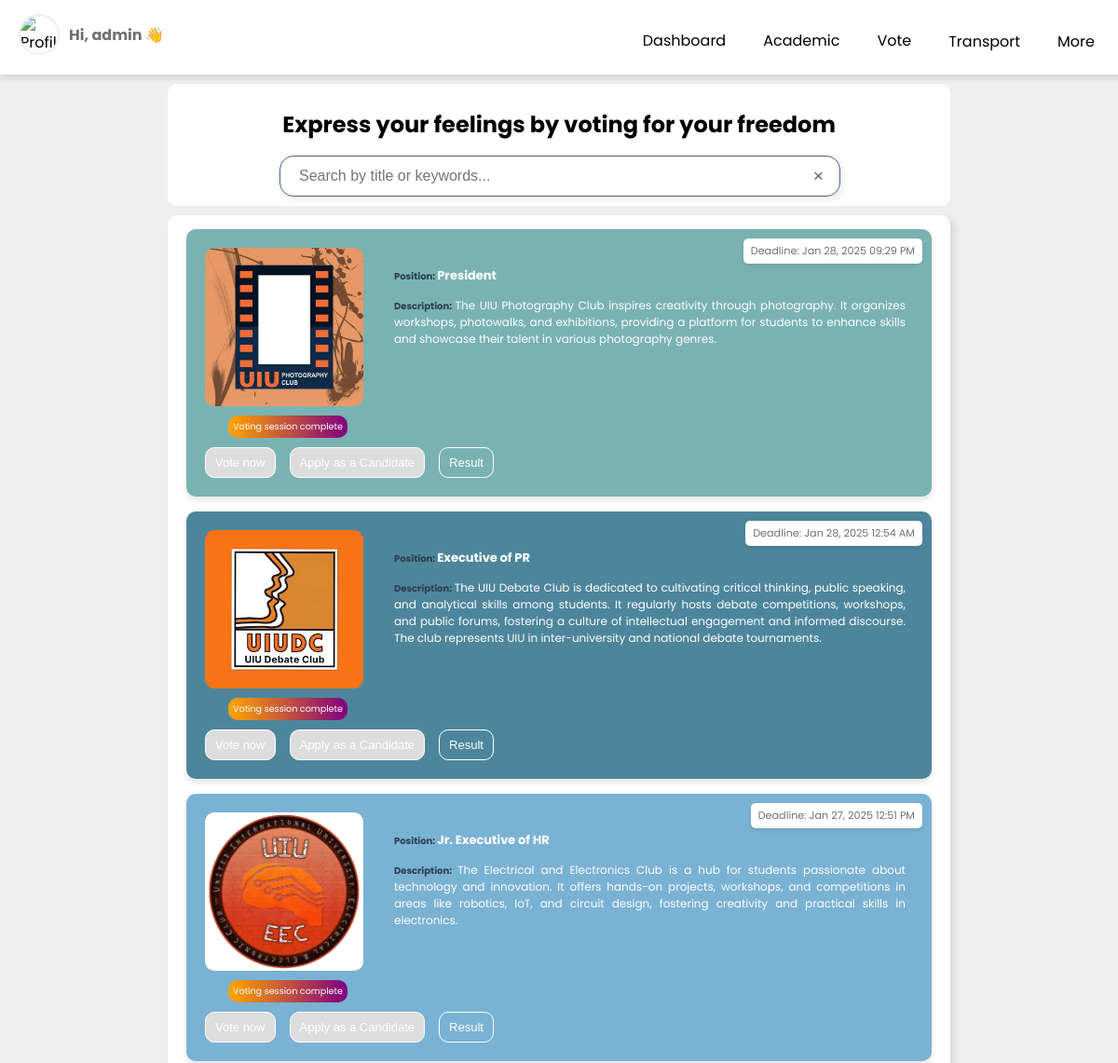
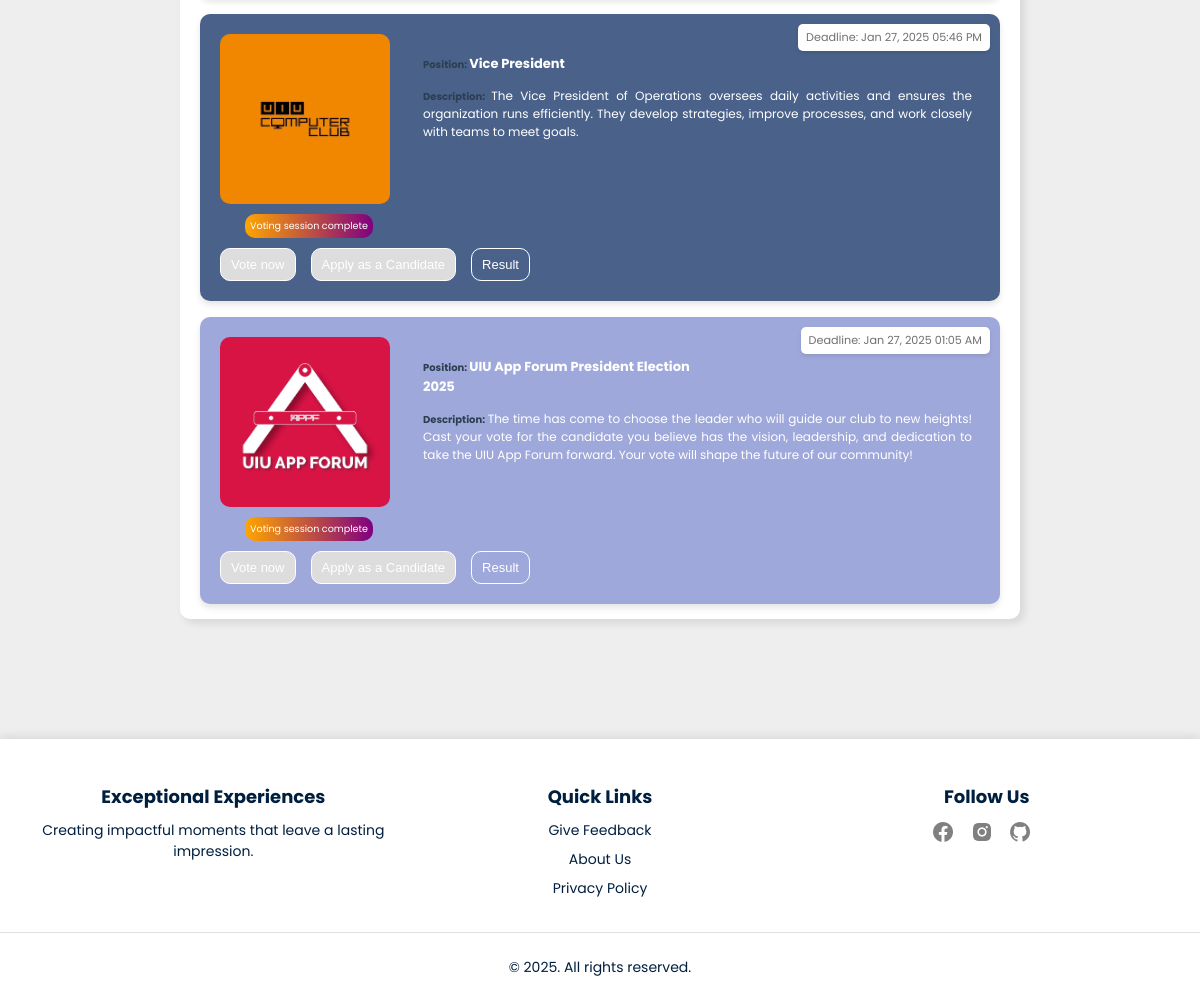
Page /Vote_info/VoteTopics.php (signed in) on the committed database (2 pictures, top to bottom).
### tables this page shows
CREATE TABLE `vote_details` (
  `id` int(11) NOT NULL,
  `titleOfVote` varchar(100) NOT NULL,
  `description` varchar(1000) DEFAULT NULL,
  `end_date` datetime NOT NULL,
  `deadline` datetime DEFAULT NULL,
  `image_path` varchar(1000) NOT NULL,
  `Approve` varchar(20) NOT NULL DEFAULT 'yes'
);

### Vote_info/VoteTopics.php (the view, shortened to what this page needs)
<?php
include_once "../Header/StudentHeader.php"; ?>
<!DOCTYPE html>
<html lang="en">
<head>
</head>
<header>
    <div class="header">
        <h1>Express your feelings by voting for your freedom</h1>
        <div class="search-container">
    <input type="text" id="searchBar" placeholder="Search by title or keywords..." onkeyup="searchPosts()">
    <button onclick="clearSearch()">&times;</button>
</div>
    </div>
</header>
<body>
    <div class="container">
        <?php
        include("../Connection/dbconnection.php");
        $sql = "SELECT titleOfVote, description, end_date, image_path FROM vote_details
                WHERE Approve = 'yes' ORDER BY id DESC";
        $result = mysqli_query($conn, $sql);
        if (mysqli_num_rows($result) > 0) {
        while ($info = mysqli_fetch_array($result)) {
            $end_date = new DateTime($info['end_date']);
            $formatted_end_date = $end_date->format('M j, Y h:i A');
            $current_date = new DateTime();
            $is_past = $current_date > $end_date;
            if ($info['image_path'] == "") {
                $PathofImage  = "img/default.jpg";
            } else if ($info['image_path'] != "") {
                $PathofImage = "../Admin/VoteImages/" . $info['image_path'];
            } else {
                $PathofImage  = "img/default.jpg";
            }
            echo '
            <div class="post" data-vote-title="' . htmlspecialchars($info['titleOfVote']) . '">
                <div class="content">
                     <img class="voteImage" src="' . htmlspecialchars($PathofImage) . '" alt="Vote Image">
                    <div class="deatils">
                    <p class="title"> <span class="po" >Position: </span> ' . htmlspecialchars($info['titleOfVote']) . '</p>
                    <p class="description">  <span class="po">Description: </span> ' . htmlspecialchars($info['description']) . '</p>
                </div>
                </div>
                <div class="end-date">Deadline: ' . htmlspecialchars($formatted_end_date) . '</div>';
            if ($is_past) {
                echo '<div class="voting-complete">Voting session complete</div>';
            }
            echo '
                <div class="vote-options">
                    <form action="CandidateForVote.php" method="POST">
                        <input type="hidden" name="titleOfVote" value="' . htmlspecialchars($info['titleOfVote']) . '">
                        <button type="submit" ' . ($is_past ? 'disabled' : '') . '>Vote now</button>
                    </form>
                    <form action="ApplyAsCandidate.php" method="POST">
                        <input type="hidden" name="titleOfVote" value="' . htmlspecialchars($info['titleOfVote']) . '">
                        <button type="submit" ' . ($is_past ? 'disabled' : '') . '>Apply as a Candidate</button>
                    </form>
                    <form action="VoteResult.php" method="POST">
                        <input type="hidden" name="titleOfVote" value="' . htmlspecialchars($info['titleOfVote']) . '">
                        <button type="submit" ' . (!$is_past ? 'disabled' : '') . ' title="Voting session not complete yet">Result</button>
                    </form>
                </div>
            </div>';
        }
    } else {
        echo '<h4 style="text-align:center;" >No vote topics available.</h4>';
    }
        ?>
    </div>
</body>
<?php include_once "../Header/Footer.php"; ?>
</html>

### Header/StudentHeader.php (style rules this page uses)
body { margin: 0px; font-family: "Poppins", sans-serif; }

### Vote_info/VoteTopics.php (style rules this page uses)
body { font-family: "Poppins", sans-serif; padding: 0; background: #eeeeee; }
.header { margin: 10px auto; margin-top: 90px; color: black; padding: 10px 5px; text-align: center; background-color: #FFFFFF; width: 830px; border-radius: 10px; }
.header h1 { font-size: 1.5rem; }
.container { background-color: #FFFFFF; display: grid; grid-template-columns: repeat(1, 1fr); gap: 16px; max-width: 800px; margin: 0px auto; box-shadow: 4px 4px 8px rgba(0, 0, 0, 0.1); border-radius: 10px; padding: 15px 20px; }
.post { position: relative; color: white; border-radius: 10px; padding: 20px; text-align: left; box-shadow: 0 4px 6px rgba(0, 0, 0, 0.1); transition: transform 0.2s ease; cursor: pointer; text-decoration: none; }
.post .content { display: flex; gap: 8px; margin-bottom: 10px; }
.post .content .title { max-width: 300px; font-size: 13px; margin-top: 20px; margin-left: 25px; font-weight: bold; }
.post .content .description { text-align: justify; font-size: 12px; margin-left: 25px; }
.title span { color: #2c3e50; font-weight: bold; }
.description { font-size: 12px; font-weight: normal; padding-right:8px; }
.description span { color: #2c3e50; font-weight: bold; }
.post .end-date { position: absolute; top: 10px; right: 10px; color: #707070; font-size: 0.7em; background-color: #fff; padding: 5px 8px; border-radius: 5px; box-shadow: 0 2px 4px rgba(0, 0, 0, 0.1); }
.post .vote-options { display: flex; justify-content: flex-start; gap: 15px; }
.post .vote-options form { display: inline-block; }
.post .vote-options button { padding: 8px 10px; font-size: 13px; color: white; background-color: transparent; border: 1.5px solid white; border-radius: 10px; cursor: pointer; text-align: center; text-decoration: none; transition: transform 0.2s ease, background-color 0.2s ease; }
.post .vote-options button:disabled { background-color: #ddd; cursor: not-allowed; }
.voting-complete { margin:10px; font-size: 0.6em; width: fit-content; margin-left: 25px; padding: 5px; background: linear-gradient(to right, orange, purple); color: white; border-radius: 10px; }
.voteImage { width: 210px; height: 170px; border-radius: 10px; }
.po { font-size: 10px; }
.search-container { position: relative; width: 90%; max-width: 600px; margin: 0 auto; }
.search-container input { width: 90%; padding: 12px 40px 12px 20px; font-size: 1rem; border: 1px solid #4A628A; border-radius: 15px; outline: none; background-color: #FFFFFF; box-shadow: 2px 2px 8px rgba(0, 0, 0, 0.1); transition: all 0.3s ease-in-out; }
.search-container button { position: absolute; right: 10px; top: 50%; transform: translateY(-50%); border: none; background: transparent; cursor: pointer; font-size: 1.2rem; color: #4A628A; }

### rows in the picture
vote_details: image_path (picture), titleOfVote "President", description "The UIU Photography Club inspires creativity through photography. It organizes workshops, photowalks, and exhibitions, providing a platform for students to enhance skills and showcase their talent in various photography genres.", end_date "Jan 28, 2025 09:29 PM", shows "Voting session complete"
vote_details: image_path (picture), titleOfVote "Executive of PR", description "The UIU Debate Club is dedicated to cultivating critical thinking, public speaking, and analytical skills among students. It regularly hosts debate competitions, workshops, and public forums, fostering a culture of intellectual engagement and informed discourse. The club represents UIU in inter-university and national debate tournaments.", end_date "Jan 28, 2025 12:54 AM", shows "Voting session complete"
vote_details: image_path (picture), titleOfVote "Jr. Executive of HR", description "The Electrical and Electronics Club is a hub for students passionate about technology and innovation. It offers hands-on projects, workshops, and competitions in areas like robotics, IoT, and circuit design, fostering creativity and practical skills in electronics.", end_date "Jan 27, 2025 12:51 PM", shows "Voting session complete"
vote_details: image_path (picture), titleOfVote "Vice President", description "The Vice President of Operations oversees daily activities and ensures the organization runs efficiently. They develop strategies, improve processes, and work closely with teams to meet goals.", end_date "Jan 27, 2025 05:46 PM", shows "Voting session complete"
vote_details: image_path (picture), titleOfVote "UIU App Forum President Election 2025", description "The time has come to choose the leader who will guide our club to new heights! Cast your vote for the candidate you believe has the vision, leadership, and dedication to take the UIU App Forum forward. Your vote will shape the future of our community!", end_date "Jan 27, 2025 01:05 AM", shows "Voting session complete"

### other values in the picture
$stname "admin"
